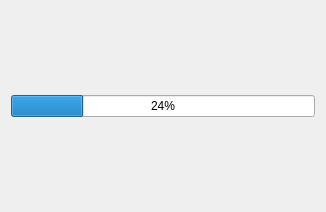
<?xml version="1.0" encoding="UTF-8"?>
<ui version="4.0">
 <class>CFrmUpdater</class>
 <widget class="QWidget" name="CFrmUpdater">
  <property name="geometry">
   <rect>
    <x>0</x>
    <y>0</y>
    <width>326</width>
    <height>212</height>
   </rect>
  </property>
  <property name="windowTitle">
   <string>Updater</string>
  </property>
  <layout class="QGridLayout" name="gridLayout">
   <item row="0" column="0">
    <widget class="QProgressBar" name="progressBar">
     <property name="value">
      <number>24</number>
     </property>
    </widget>
   </item>
  </layout>
 </widget>
 <resources/>
 <connections/>
</ui>
